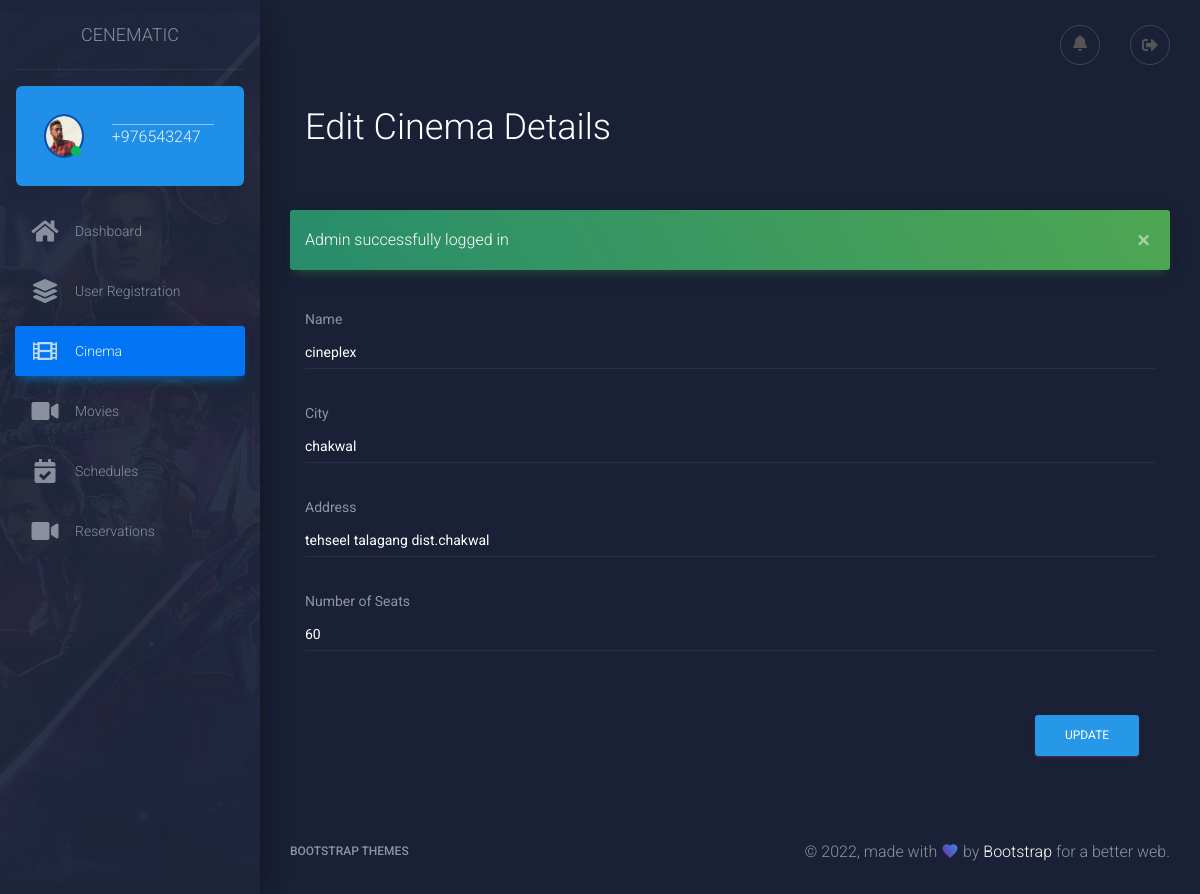
/admin/edit-cinema.php?id=8 (signed in), run on an earlier commit of the app's database.
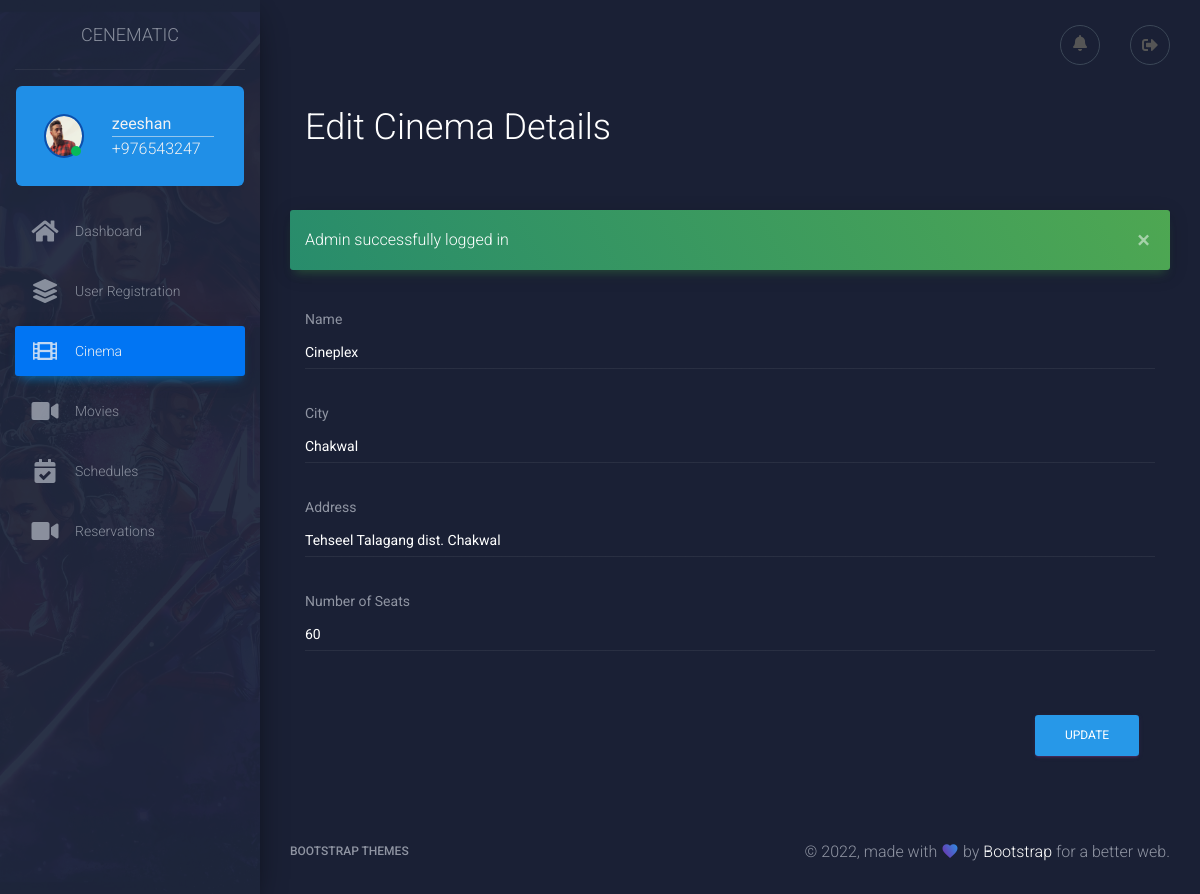
And on a later commit of the database.
### tables this page shows
CREATE TABLE `cinemas` (
  `id` int(11) NOT NULL,
  `name` text,
  `city` text,
  `address` text,
  `seats` int(100) DEFAULT NULL
);

### admin/auth.php (called while the page is built, shortened)
<?php
if(!(isset($_SESSION['admin']))){
    header('Location: ./login.php');
    exit;
}else{
    if(isset($_SESSION['admin'])){
        $admin=unserialize($_SESSION['admin']);
    }else{
        $admin=false;
    }
}
?>

### admin/edit-cinema.php (the view, shortened to what the changed rows need)
<?php
include "./auth.php";
include __DIR__."./../db.php";
?>
 <!doctype html>
    <html lang="en">
    <head>
        <link rel="stylesheet" href="https://maxcdn.bootstrapcdn.com/font-awesome/latest/css/font-awesome.min.css">
        <link href="../assets/lib/font-awesome-icons/css/all.min.css" rel="stylesheet" />
        <link href="../assets/css/material-dashboard.css?v=2.1.0" rel="stylesheet" />
        <link href="../assets/css/custom.css" type="text/css" rel="stylesheet" />
    </head>
<body class="dark-edition">
    <div class="wrapper ">
        <div class="sidebar" data-color="primary" data-background-color="black" data-image="./../assets/img/sidebar-5.jpg">
<?php include "./layout/partials/sidebar.php";?>
        </div>
        <div class="main-panel">
            <div class="content">
                <div class="container-fluid">
                    <div class="row mx-0 mb-5">
                        <div class="col-12">
                            <h2 class="text-white">Edit Cinema Details</h2>
                        </div>
                    </div>
                    <?php
                    if(isset($_REQUEST) && $_REQUEST['id']){
                        $id=isset($_REQUEST['id'])?$_REQUEST['id']:null;
                            ?>
                                <?php
                        $sql= "SELECT * FROM `cinemas` WHERE `id` = $id";
                        $result=$conn->query($sql);
                        ?>
                        <?php
                        $row=$result->fetch_array();
                    }
                    ?>
                        <div class="row mx-0">
                            <div class="col-12">
                                <form action="./functions/update-cinema.php?id=<?php echo $id  ?>" method="post">
                                    <div class="form-group my-5">
                                        <label for="">Name</label>
                                        <input type="text" name="name" id="name" value="<?php echo $row["name"]   ?>" class="form-control" autocomplete="off">
                                    </div>
                                    <div class="form-group my-5">
                                        <label for="">City</label>
                                        <input type="text" name="city" id="city" value="<?php echo $row["city"]   ?>" class="form-control" autocomplete="off">
                                    </div>
                                    <div class="form-group my-5">
                                        <label for="">Address</label>
                                        <input type="text" name="address" id="adddress" value="<?php echo $row["address"]   ?>" class="form-control" autocomplete="off">
                                    </div>
                                    <div class="form-group my-5">
                                        <label for="">Number of Seats</label>
                                        <input type="number" name="seats" id="seats" step="10" value="<?php echo $row["seats"]   ?>" class="form-control" autocomplete="off">
                                    </div>
                                </form>
                            </div>
                        </div>
                </div>
            </div>
        </div>
    </div>
</body>
</html>

### admin/layout/partials/sidebar.php (shortened to what the changed rows need)
<?php
include __DIR__."./../../auth.php";
?>
            <div class="sidebar-wrapper">
                <div class="m-3 rounded profile-card text-white bg-primary text-left">
                    <div class="row m-0">
                        <div class="col-8">
                            <b>
                                <?php
                                if(!$admin){
                                    echo "Guest";
                                }else{
                                    echo  $admin['name'];
                                }
                                ?>
                            </b>
                   <span class="seperator"></span>
                            <span>+976543247</span>
                        </div>
                    </div>
                </div>
            </div>

What changed in the data, as far as the page shows it:
changed cinemas: name "cineplex" → "Cineplex"; city "chakwal" → "Chakwal"; address "tehseel talagang dist.chakwal" → "Tehseel Talagang dist. Chakwal"
Also different on the page:
$admin['name']: (not shown) → "zeeshan"
